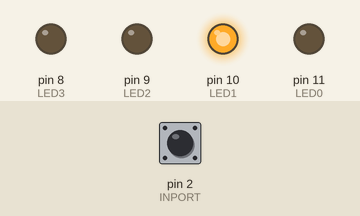
Recording of a sketch running on a simulated Arduino Uno, built with avr-gcc and run on an emulated ATmega328P. On the bench: output pins drawn as LEDs (lit = HIGH). The test bench sets the inputs (shaded band); at power-on: pin 2 (INPORT) HIGH.

Above: at 0.5 s.
At 1.5 s:
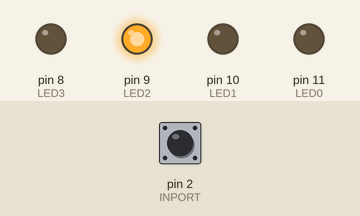
At 2.5 s:
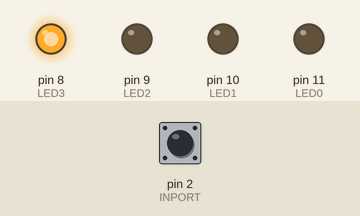
At 3.5 s:
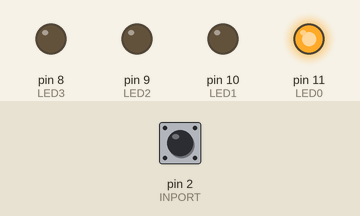
Timing chart, 0 to 5.2 s (numbered marks = the images above):
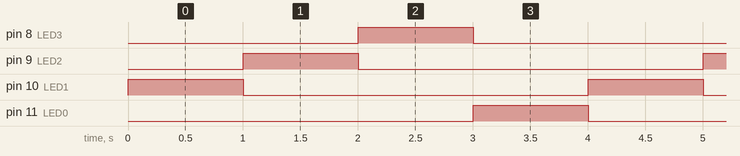

The sketch:

CpuInterrupted.ino
```cpp
// (licence header left out)
// Delay time to wait at end of each loop
#define WAIT_TIME 1000

// Switch value will be read from pin 2
#define INPORT 2

// LED values will be output on pins 8, 9, 10, and 11
#define LED0 11
#define LED1 10
#define LED2 9
#define LED3 8
volatile int counter = 0;  // Currently lit LED

// Increment count
void   countUp() {
  counter++;
  if (counter > 3) {
    counter = 0;
  }
}

// Display count
void displayCount() {
  // Light up the appropriate LED
  digitalWrite(LED0, counter == 0);
  digitalWrite(LED1, counter == 1);
  digitalWrite(LED2, counter == 2);
  digitalWrite(LED3, counter == 3);
}

// Interrupt Routine
void buttonPress() {
  countUp();
  displayCount();
}

// Setup the board.
void setup() {
  // Set Arduino's input and output ports
  pinMode(INPORT, INPUT);
  pinMode(LED0, OUTPUT);
  pinMode(LED1, OUTPUT);
  pinMode(LED2, OUTPUT);
  pinMode(LED3, OUTPUT);

  // Initialize currently lit LEDs
  counter = 0;
  displayCount();

  //Initialize interrupt routine
  attachInterrupt(digitalPinToInterrupt(INPORT), buttonPress, FALLING);
}

// Repeat forever
void loop() {
  // Count up and display count
  noInterrupts();
  countUp();
  displayCount();
  interrupts();

  // Wait for a while
  delay(WAIT_TIME);
}
```

Measured:
- by itself, pin 8 (LED3), pin 9 (LED2), pin 10 (LED1), pin 11 (LED0): alternates HIGH for 1.0 s and LOW for 3.0 s
- by itself, everything shown: repeats every 4.0 s, in 4 steps
